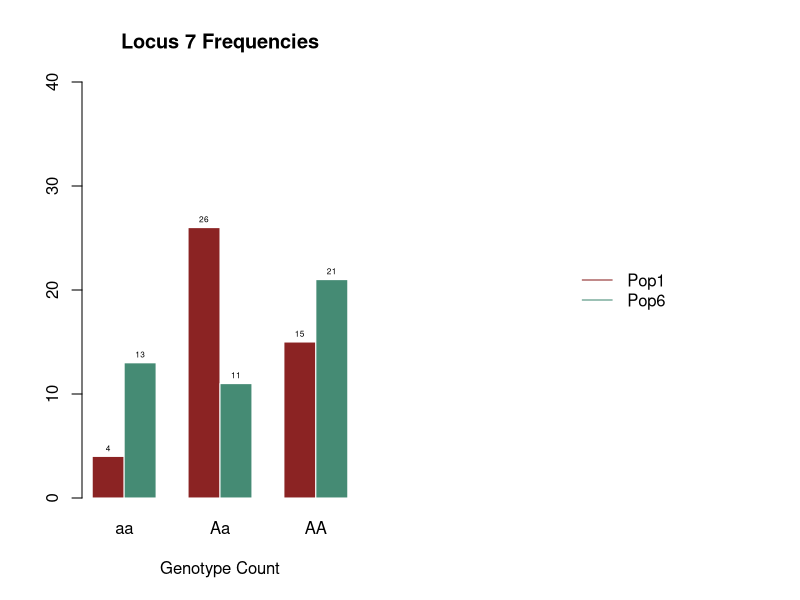
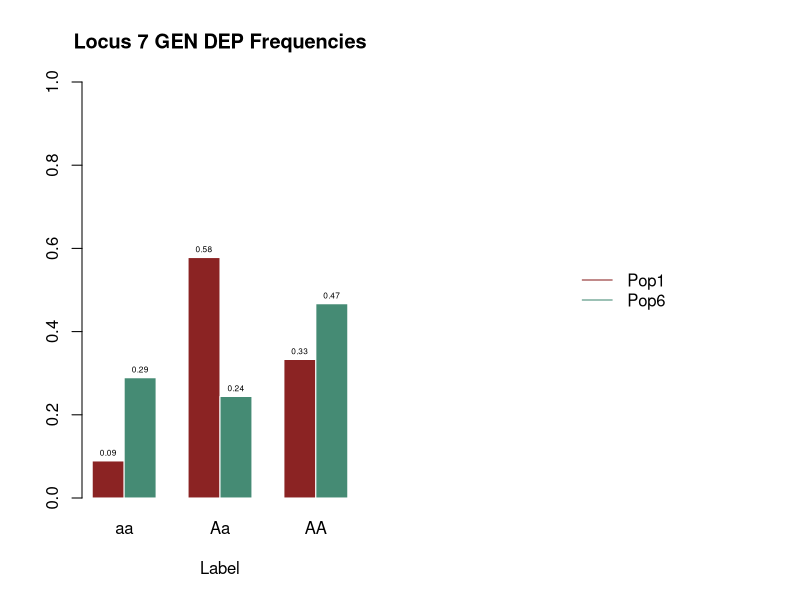
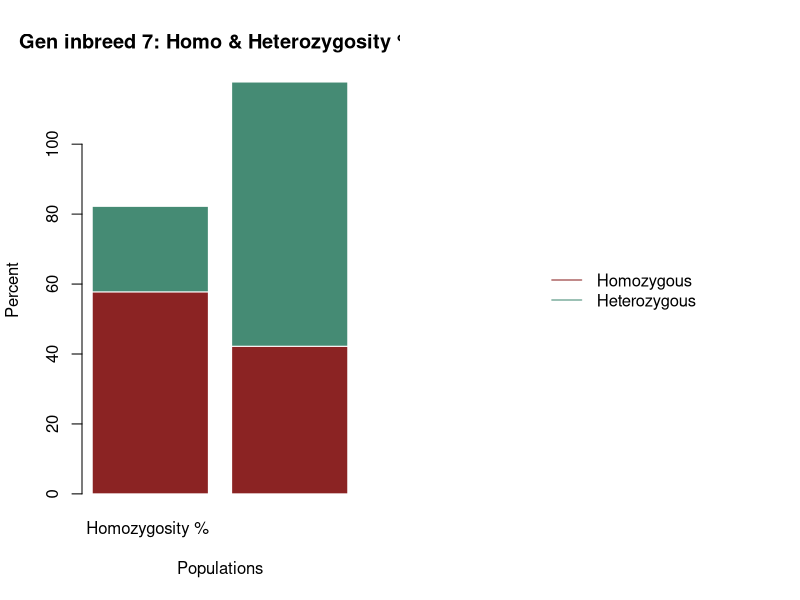

Recreate these plots in R, in order. (Note: this script raises an error after producing the figures.)
## ---- chunk 1
library(dplyr)
## ---- chunk 2
set.seed(123)
n_indv <- 45
n_loci <- 15
n_pop <- 3

## ---- chunk 3
#Population 1
p_1 <- 0.6
q_1 <- 1 - p_1
Pop_1 <- data.frame(matrix(sample(c("AA", "Aa", "aa"), size = n_indv * n_loci, replace = TRUE,prob = c(p_1^2, 2 * p_1 * q_1, q_1^2)),nrow = n_indv,ncol = n_loci))
rownames(Pop_1) <- paste0("Indv_A.", 1:n_indv)
colnames(Pop_1) <- paste0("Genotype_Locus", 1:n_loci)


#Population 2
p_2 <- 0.2
q_2 <- 1 - p_2

Pop_2 <- data.frame(matrix(sample(c("AA", "Aa", "aa"), size = n_indv * n_loci, replace = TRUE,prob = c(p_2^2, 2 * p_2 * q_2, q_2^2)),nrow = n_indv,ncol = n_loci))
rownames(Pop_2) <- paste0("Indv_B.", 1:n_indv)
colnames(Pop_2) <- paste0("Genotype_Locus", 1:n_loci)

#Population 3
p_3 <- 0.9
q_3 <- 1 - p_3
Pop_3 <- data.frame(matrix(sample(c("AA", "Aa", "aa"), size = n_indv * n_loci, replace = TRUE,prob = c(p_3^2, 2 * p_3 * q_3, q_3^2)),nrow = n_indv,ncol = n_loci))
rownames(Pop_3) <- paste0("Indv_C.", 1:n_indv)
colnames(Pop_3) <- paste0("Genotype_Locus", 1:n_loci)

#Population 4
p_4 <- 0.5
q_4 <- 1 - p_4
Pop_4 <- data.frame(matrix(sample(c("AA", "Aa", "aa"), size = n_indv * n_loci, replace = TRUE,prob = c(p_4^2, 2 * p_4 * q_4, q_4^2)),nrow = n_indv,ncol = n_loci))
rownames(Pop_4) <- paste0("Indv_D.", 1:n_indv)
colnames(Pop_4) <- paste0("Genotype_Locus", 1:n_loci)

#Population 5
p_5 <- 0.7
q_5 <- 1 - p_5
Pop_5 <- data.frame(matrix(sample(c("AA", "Aa", "aa"), size = n_indv * n_loci, replace = TRUE,prob = c(p_5^2, 2 * p_5 * q_5, q_5^2)),nrow = n_indv,ncol = n_loci))
rownames(Pop_5) <- paste0("Indv_E", 1:n_indv)
colnames(Pop_5) <- paste0("Genotype_Locus", 1:n_loci)

head(Pop_1)
head(Pop_2)
head(Pop_3)
head(Pop_4)
head(Pop_5)
## ---- chunk 4

sample(n_pop,3)
#Sampling populations 1, 2, & 3
sample(n_loci, 1)
#Sampling Locus 7
## ---- chunk 5
#Population 6: Mirrors Population 1 but shows consequences of inbreeding

#The inbreeding co-efficient  (F) is "The probability that an individual has two alleles at a locus that are identical by descent, ranging from 0 (non-inbred) to 1 (completely inbred). Since it reflects the degree of inbreeding in a population, it influences the frequency and homozygotes and heterozygotes."
#FIS: INBREEDING WITHIN A SINGLE SUB-POPULAITON

# Pedigree F = (sum) (1/2 ^ (n + n' + 1 )) * 1 + Fa
#Fa is the inbreeding coefficient of an ancestor and n and n' are the number of generations from each parent to the common ancestor.

#F(ROH) is the genomic F; which is obtained by assessing runs of homozygosity. Actual autozygosty can vary to a wider degree than the pedigree expected average. 
#Offspring of self-fertilization F = 0.50. 
#Offspring of full-siblings or parent-offspring F = 0.25
#Offspring of half-siblings F = 0.125(1-F)
#Offspring of first cousings F = 0.0625 
#Negative Assortive mating results in a negative Fis value which increases heterozygosity 
#Genetic drift or inbreednig effect of small populations shows that all individuals of a small population eventually become related over time, which increases the population's average Fst, leading to a gradual loss of heterozygosity. 


#Introducing the F-value within the genotype (?) frequency equation looks like: 
#Since inbreeding redistributes genotypes, allele frequencies themselves do not change. 
#Homo A' = p^2 + pF (or, p^2 + pqF)
#homo A = q^2 + pqF
#heterozygote: 2pq(1-F)
F_valuesP6 <- c(0.0625, 0.125, 0.25, 0.5)
F_p6 <- sample(F_valuesP6, 1)
F_p6
F_p6 <- 0.5
p_6 <- 0.6 
q_6 <- 1 - p_6 
Pop_6 <- data.frame(matrix(sample(c("AA", "Aa", "aa"), size = n_indv * n_loci, replace = TRUE,prob = c(p_6^2, ((2 * p_6 * q_6) * (1 - F_p6)), q_6^2)),nrow = n_indv, ncol = n_loci)) 
rownames(Pop_6) <- paste0("Indv_F.", 1:n_indv) 
colnames(Pop_6) <- paste0("Genotype_Locus", 1:n_loci)
Pop_6





#Population 7: Mirrors Population 2 but shows consequences of genetic drift after x generations
#FST: INBREEDING BETWEEN SUBPOPULATIONS
#FIT: INBREEDING ACROSS THE WHOLE POPULATION

#Heterozygous affect 2(pq)(1-Fst)
#pq in above equations have little hats, basically the same as population 6's equation but fashionable
#values of 0.00-0.05 show little to no drift. There is high gene flow
#values of 0.05-0.15 show moderate, ongoing genetic drift in partially isolated subpopulations with limited gene flow
#values of 0.15-0.25 shows strong genetic drift and polonged isolation; sub-populations have noticably diverged in allele frequencies
#values greater then 0.25 show severe-drift or near coplete isolation. Subpopulations are approachinng fixation for different alleles (FST = 1.0 for complete fixation)

F_values_P7 <- c(0.05, 0.10, 0.15, 0.20, 0.25)
Fst_p7 <- sample(F_values_P7, 1)
Fst_p7
#calculate p hat and q hat...
p_7 <- 0.2
q_7 <- 1 - p_7
Pop_7 <- data.frame(matrix(sample(c("AA", "Aa", "aa"), size = n_indv * n_loci, replace = TRUE,prob = c(p_7^2, ((2 * p_7 * q_7) * (1 - F)), q_7^2)),nrow = n_indv,ncol = n_loci)) 
rownames(Pop_7) <- paste0("Indv_G.", 1:n_indv) 
colnames(Pop_7) <- paste0("Genotype_Locus", 1:n_loci)  
Pop_7

#Population 8: Mirrors Population 3 but shows consequences of fixation 

F_values_P8 <- c(0.25, 0.35, 0.45, 0.55, 0.65, 0.75, 0.85, 0.95)
Fst_p8 <- sample(F_values_P8, 1)
Fst_p8
#need to calculate pq hat from pop3
p_8 <- 0.9
q_8 <- 1 - p_8
Pop_8 <- data.frame(matrix(sample(c("AA", "Aa", "aa"), size = n_indv * n_loci, replace = TRUE,prob = c(p_8^2, 2 * p_8 * q_8, q_8^2)),nrow = n_indv,ncol = n_loci)) 
rownames(Pop_8) <- paste0("Indv_H.", 1:n_indv) 
colnames(Pop_8) <- paste0("Genotype_Locus", 1:n_loci)   


## ---- chunk 6
#Binding genotype counts per (original) population

#Testing locus 7 at populations 1, 2, 3 

#genetic depression
gd_locus7 <- rbind(table(Pop_1$Genotype_Locus7), table(Pop_6$Genotype_Locus7))
rownames(gd_locus7) <- c("Pop_1", "Pop_6")

#genetic drift
gdf_locus7 <- rbind(table(Pop_2$Genotype_Locus7), table(Pop_7$Genotype_Locus7))
rownames(gdf_locus7) <- c("Pop_2", "Pop_7")

#allele fixation
afx_locus7 <- rbind(table(Pop_3$Genotype_Locus7), table(Pop_8$Genotype_Locus7))
rownames(afx_locus7) <- c("Pop_3", "Pop_8")

#Checking tables

gd_locus7

gdf_locus7

afx_locus7
## ---- chunk 7
#Defining frequencies for Locus 7 
#Genetic Depression
#population 1
fq_gdP1 <- gd_locus7[1,]/ sum(gd_locus7[1,])
fq_gdP1 <- round(fq_gdP1, digits = 3)



#Population 6
fq_gdP6 <- gd_locus7[2,] / sum(gd_locus7[2,])
fq_gdP6 <- round(fq_gdP6, digits = 3)

fq_gdP6


fq_GD <- rbind(fq_gdP1, fq_gdP6)
fq_GD

#Genetic Drift
#Population 2

fq_gdfP2 <- gdf_locus7[1,] / sum(gdf_locus7[1,])
fq_gdfP2 <- round(fq_gdfP2, digits = 3)

fq_gdfP2


#Population 7
fq_gdfP7 <- gdf_locus7[2,] / sum(gdf_locus7[2,])
fq_gdfP7 <- round(fq_gdfP7, digits = 3)

fq_gdfP7

fq_GDF <- rbind(fq_gdfP2, fq_gdfP7)
fq_GDF

dim(fq_GDF)
  
#Fixation
#Population 3
fq_afxP3 <-  afx_locus7[1,] / afx_locus7[1,]
fq_afxP3 <- round(fq_afxP3, digits = 3)

fq_afxP3

#Population 8
fq_afxP8 <-  afx_locus7[2,] / afx_locus7[2,]
afx_gcP8 <- round(fq_afxP8, digits = 5)

fq_afxP8

fq_AFX <- rbind(fq_afxP3, fq_afxP8)
fq_AFX
## ---- chunk 8
#Homozygosity & Heterozygosity percentages

#Genetic Inbreeding
HMP1L7 <- sum(gd_locus7[1,1] + gd_locus7[1,3]) / sum(gd_locus7[1,]) * 100
HTP1L7 <- 100 - HMP1L7
HMP1L7
HTP1L7

HMP6L7 <- sum(gd_locus7[2,1] + gd_locus7[2,3]) / sum(gd_locus7[2,]) * 100
HTP6L7 <- 100 - HMP6L7
HMP6L7
HTP6L7

GD_HTL7 <- c(HTP1L7, HTP6L7)
GD_HTL7 <- round(GD_HTL7, digits = 3)
GD_HTL7

GD_HML7 <- c(HMP1L7, HMP6L7)
GD_HML7 <- round(GD_HML7, digits = 3)
GD_HML7

T_GD_HTL7 <- cbind(GD_HTL7, GD_HML7)

rownames(T_GD_HTL7) <- c("Pop_1", "Pop_6")
colnames(T_GD_HTL7) <- c("Homozygosity % ", "Heterozygosity %")
T_GD_HTL7


#Genetic Drift

HMP2L7 <-  sum(gdf_locus7[1,1] + gdf_locus7[1,3]) / sum(gdf_locus7[1,]) * 100
HTP2L7 <- 100 - HMP2L7
HMP2L7
HTP2L7

HMP7L7<-  sum(gdf_locus7[2,1] + gdf_locus7[2,3]) / sum(gdf_locus7[2,]) * 100
HTP7L7 <- 100 - HMP7L7
HTP7L7
HMP7L7

GDF_HTL7 <- c(HTP2L7, HTP7L7)
GDF_HTL7 <- round(GDF_HTL7, digits = 3)


GDF_HML7 <- c(HMP1L7, HMP7L7)
GDF_HML7 <- round(GDF_HML7, digits = 3)

T_GDF_HTL7 <- cbind(GDF_HTL7, GDF_HML7)

rownames(T_GDF_HTL7) <- c("Pop_2", "Pop_7")
colnames(T_GDF_HTL7) <- c("Homozygosity % ", "Heterozygosity %")
T_GDF_HTL7

#Allele Fixation
HMP3L7 <-  sum(0 + afx_locus7[1,2]) / sum(afx_locus7[1,]) * 100
HTP3L7 <- 100 - HMP3L7
HMP3L7
HTP3L7

HMP8L7<-  sum(0 + afx_locus7[2,2]) / sum(gd_locus7[2,]) * 100
HTP8L7 <- 100 - HMP8L7
HTP8L7
HMP8L7


AFX_HTL7 <- c(HTP3L7, HTP8L7)
AFX_HTL7 <- round(AFX_HTL7, digits = 3)


AFX_HML7 <- c(HMP3L7, HMP8L7)
AFX_HML7 <- round(AFX_HML7, digits = 3)



T_AFX_HTL7 <- cbind(AFX_HTL7, AFX_HML7)

rownames(T_AFX_HTL7) <- c("Pop_3", "Pop_8")
colnames(T_AFX_HTL7) <- c("Homozygosity % ", "Heterozygosity %")
T_AFX_HTL7


#colnames(RBHHL3) <- c("Pop_1", "Pop_2", "Pop_3")
#rownames(RBHHL3) <- c("Homozygosity % ", "Heterozygosity %")
#RBHHL3
#RBHHL3.1
## ---- chunk 9



#Expected allele frequencies

#Population 1

E_P1L7 <- c(p =  (2 * p_1 * q_1) / (2 * n_indv))
E_P1L7 <- round(E_P1L7, digits = 3)
E_P1L7
E_Q1L7 <- c( 1 - E_P1L7)
E_Q1L7 <- round(E_Q1L7, digits = 3)
E_Q1L7


#Population 6

E_P6L7 <- c(p =  (2 * p_6 * q_6) / (2 * n_indv))
E_P6L7 <- round(E_P1L7, digits = 3)
E_P6L7
E_Q6L7 <- c( 1 - E_P1L7)
E_Q6L7 <- round(E_Q1L7, digits = 3)
E_Q6L7

#diff
DEP_GD <- sum(E_P1L7 - E_P6L7)
DEQ_GD <- sum(E_Q1L7 - E_Q6L7)

#Comparision
GDEAFL7 <- cbind(E_P1L7, E_P6L7,DEP_GD, E_Q1L7, E_Q6L7, DEQ_GD)
GDEAFL7



#Population 2
E_P2L7 <- c(p =  (2 * p_2 * q_2) / (2 * n_indv))
E_P2L7 <- round(E_P2L7, digits = 3)
E_P2L7
E_Q2L7 <- c( 1 - E_P2L7)
E_Q2L7 <- round(E_Q2L7, digits = 3)
E_Q2L7


#Population 7
E_P7L7 <- c(p =  (2 * p_2 * q_2) / (2 * n_indv))
E_P7L7 <- round(E_P2L7, digits = 3)
E_P7L7
E_Q7L7 <- c( 1 - E_P2L7)
E_Q7L7 <- round(E_Q2L7, digits = 3)
E_Q7L7

#diff
DEP_GDF <- sum(E_P2L7 - E_P7L7)
DEQ_GDF <- sum(E_Q2L7 - E_Q7L7)

#Comparision
GDF_EAFL7 <- cbind(E_P2L7, E_P7L7,DEP_GDF, E_Q2L7, E_Q7L7, DEQ_GDF)
GDF_EAFL7

#Population 3
E_P3L7 <- c(p =  (2 * p_3 * q_3) / (2 * n_indv))
E_P3L7 <- round(E_P3L7, digits = 3)
E_P3L7
E_Q3L7 <- c( 1 - E_P3L7)
E_Q3L7 <- round(E_Q3L7, digits = 3)
E_Q3L7

#Population 8
E_P8L7 <- c(p =  (2 * p_3 * q_3) / (2 * n_indv))
E_P8L7 <- round(E_P3L7, digits = 3)
E_P8L7
E_Q8L7 <- c( 1 - E_P3L7)
E_Q8L7 <- round(E_Q3L7, digits = 3)
E_Q8L7

#diff
DEP_AFX <- sum(E_P3L7 - E_P8L7)
DEQ_AFX <- sum(E_Q3L7 - E_Q8L7)

#Comparision
AFX_EAFL7 <- cbind(E_P3L7, E_P8L7,DEP_AFX, E_Q3L7, E_Q8L7, DEQ_AFX)
AFX_EAFL7



#Observed allele frequencies at each sampled population: L7

#Population 1

O_P1L7 <- c(p2o =  2 * (fq_GD[1,1] + fq_GD[1,3]) / (2 * n_indv))
O_P1L7 <- round(O_P1L7, digits = 3)
O_P1L7
O_Q1L7 <-c( 1 - O_P1L7 )
O_Q1L7 <- round(O_Q1L7, digits = 3)
O_Q1L7

#Population 6

O_P6L7 <- c(p2o =  2 * (fq_GD[2,1] + fq_GD[2,3]) / (2 * n_indv))
O_P6L7 <- round(O_P6L7, digits = 3)
O_P6L7
O_Q6L7 <-c( 1 - O_P6L7 )
O_Q6L7 <- round(O_Q6L7, digits = 3)
O_Q6L7

#diff
DOP_GD <- sum(O_P1L7 - O_P6L7)
DOQ_GD <- sum(O_Q1L7 - O_Q6L7)

#Comparision
GD_OAFL7 <- cbind(O_P1L7, O_P6L7,DOP_GD, O_Q1L7, O_Q6L7, DOQ_GD)
GD_OAFL7


#Population 2

O_P2L7 <- c(p2o =  2 * (fq_GDF[1,1] + fq_GDF[1,3]) / (2 * n_indv))
O_P2L7 <- round(O_P2L7, digits = 3)
O_P2L7
O_Q2L7 <-c( 1 - O_P2L7 )
O_Q2L7 <- round(O_Q2L7, digits = 3)
O_Q2L7

#Population 7

O_P7L7 <- c(p2o =  2 * (fq_GDF[2,1] + fq_GDF[2,3]) / (2 * n_indv))
O_P7L7 <- round(O_P7L7, digits = 3)
O_P7L7
O_Q7L7 <-c( 1 - O_P7L7 )
O_Q7L7 <- round(O_Q7L7, digits = 3)

#diff
DOP_GDF <- sum(O_P2L7 - O_P7L7)
DOQ_GDF <- sum(O_Q2L7 - O_Q7L7)

#Comparision
GDF_OAFL7 <- cbind(O_P2L7, O_P7L7,DOP_GDF, O_Q2L7, O_Q7L7, DOQ_GD)
GDF_OAFL7

#Population 3

O_P3L7 <- c(p3o =  2 * (fq_AFX[1,1] + fq_AFX[1,2]) / (2 * n_indv))
O_P3L7 <- round(O_P3L7, digits = 3)
O_P3L7
O_Q3L7 <-c( 1 - O_P3L7 )
O_Q3L7 <- round(O_Q3L7, digits = 3)
O_Q3L7

#Population 8

O_P8L7 <- c(p2o =  2 * (fq_AFX[2,1] + fq_AFX[2,2]) / (2 * n_indv))
O_P8L7 <- round(O_P8L7, digits = 3)
O_P8L7
O_Q8L7 <-c( 1 - O_P8L7 )
O_Q8L7 <- round(O_Q8L7, digits = 3)
O_Q8L7

#diff
DOP_AFX <- sum(O_P3L7 - O_P8L7)
DOQ_AFX <- sum(O_Q3L7 - O_Q8L7)

#Comparision
AFX_OAFL7 <- cbind(O_P3L7, O_P8L7,DOP_GD, O_Q3L7, O_Q8L7, DOQ_GD)
AFX_OAFL7



#AEPFL3 <- cbind(E_P2L3, E_P3L3, E_P4L3)
#AEQFL3 <- cbind(E_Q2L3, E_Q3L3, E_Q4L3)

#AEAFL3 <- rbind(AEPFL3, AEQFL3)
#colnames(AEAFL3) <- c("Population 2", "Population 3", "Population 4")
#rownames(AEAFL3) <- c("P Frequency", "Q Frequency")
#AEAFL3
## ---- chunk 10
#Expected at each population for Locus 7

#For populations 1

EHZP1L7 <- c(Aa =  2 * p_1 * q_1)
EHZP1L7 

#Population 6
EHZP6L7 <- c(Aa =  2 * p_6 * q_6)
EHZP6L7 

#For populations 2 

EHZP2L7 <- c(Aa =  2 * p_2 * q_2)
EHZP2L7 

#For population 7
EHZP7L7 <- c(Aa =  2 * p_7 * q_7)
EHZP7L7 


#For populations 3

EHZP3L7 <- c(Aa =  2 * p_3 * q_3)
EHZP3L7 

#For population 8
EHZP8L7 <- c(Aa =  2 * p_8 * q_8)
EHZP8L7 

#AEHZL7 <- rbind(EHZP1L7, EHZP2L7, EHZP3L7)

#AEHZL7


#Observed
#Population 1

OHZP1L7 <- c(Aa =  fq_GD[1,2])
OHZP1L7 

#Population 6

OHZP6L7 <- c(Aa =  fq_GD[2,2])
OHZP6L7 

#Population 2
OHZP2L7 <- c(Aa =  fq_GDF[1,2])
OHZP2L7 

#Population 7
OHZP7L7 <- c(Aa =  fq_GDF[2,2])
OHZP7L7 

#Population 3
OHZP3L7 <- c(Aa =  fq_AFX[1,2])
OHZP3L7 

#Population 8

OHZP8L7 <- c(Aa =  fq_AFX[2,2])
OHZP8L7 

#Inbreeding
AOHZGDL7 <- rbind(OHZP1L7, OHZP3L7)
AOHZGDL7

#Drift
AOHZGDFL7 <- rbind(OHZP2L7, OHZP6L7)
AOHZGDFL7

#Fixation

AOHZAFXL7 <- rbind(OHZP3L7, OHZP6L7)
AOHZAFXL7
fq_AFX
## ---- chunk 11
#FIs = Ho - He / He or something
#yeah booooyyyyy


#Population 1
GD_FP1 <- ((OHZP1L7 - EHZP1L7)/EHZP1L7)

#Population 6
GD_FP6 <- ((OHZP6L7 - EHZP6L7)/EHZP6L7)

#Comparison Table
GD_FC <- data.frame(rbind(GD_FP1, GD_FP6))
GD_FC <- round(GD_FC, digits = 3)
rownames(GD_FC) <- c("Pop 1", "Pop 6")
colnames(GD_FC) <- paste0("F-value")
GD_FC

#Population 2
GDF_FP2 <- ((OHZP2L7 - EHZP2L7)/EHZP2L7)

#Population 7
GDF_FP7 <- ((OHZP7L7 - EHZP7L7)/EHZP7L7)

#Comparison
GDF_FC <- data.frame(rbind(GDF_FP2, GDF_FP7))
GDF_FC <- round(GDF_FC, digits = 3)
rownames(GDF_FC) <- c("Pop 2", "Pop 7")
colnames(GDF_FC) <- paste0("F-value")
GDF_FC


#Population 3
GD_FP3 <- ((OHZP3L7 - EHZP3L7)/EHZP3L7)

#Population 8
GD_FP8 <- ((OHZP8L7 - EHZP8L7)/EHZP8L7)

#Comparison
AFX_FC <- data.frame(rbind(GD_FP3, GD_FP8))
AFX_FC <- round(AFX_FC, digits = 3)
rownames(AFX_FC) <- c("Pop 3", "Pop 8")
colnames(AFX_FC) <- paste0("F-value")
AFX_FC
## ---- chunk 12
 ###
## ---- chunk 13
#Grouped Graphs for Genotype Counts

#Genetic Depression: Populations 1 & 6
par(mfrow = c(1,2))

ylimgc <- c(0, 40)
gd_locus7R <- round(gd_locus7, digits = 2)

SPGCL3 <- barplot(gd_locus7, col=colors()[c(36, 12)], border = "white", font.axis = 1, beside = T, xlab="Genotype Count", main = "Locus 7 Frequencies", font.lab=1, ylim = ylimgc)
colnames(SPGCL3) <- c("aa", "Aa", "AA")
text(x = SPGCL3, y = gd_locus7, labels = gd_locus7R, adj = c(.5, -0.75), cex = .5, col = "black")

plot.new()
legend("center", legend = c("Pop1", "Pop6"), col = colors()[c(36, 12, 55)], lty = 1, bty = "n")
## ---- chunk 14
#Grouped Graphs for Genotype Frequencies
par(mfrow = c(1,2))

ylimfq <- c(0, 1)
fq_GDR <- round(fq_GD, digits = 2)

SPGFL7 <- barplot(fq_GD, col=colors()[c(36, 12)], border = "white", font.axis = 1, beside = T, xlab="Label", main = "Locus 7 GEN DEP Frequencies", font.lab= 1, ylim = ylimfq)
colnames(SPGFL7) <- c("aa", "Aa", "AA")
text(x = SPGFL7, y = fq_GD, labels = fq_GDR, adj = c(.5, -0.75), cex = .5, col = "black")

plot.new()
legend("center", legend = c("Pop1", "Pop6"), col = colors()[c(36, 12)], lty = 1, bty = "n")

## ---- chunk 15
par(mfrow = c(1,2))

SPHHL7 <- barplot(T_GD_HTL7, col=colors()[c(36,12)], border = "white", font.axis = 1, ylab = "Percent", xlab = "Populations", main = "Gen inbreed 7: Homo & Heterozygosity % ", font.lab = 1) 
text(x = T_GD_HTL7, y = T_GD_HTL7, labels = T_GD_HTL7, adj = c(.5, -0.5), cex = .5, col = "black")


plot.new()
legend("center", legend = c("Homozygous", "Heterozygous"), col = colors()[c(36, 12)], lty = 1, bty = "n")
## ---- chunk 16
par(mfrow = c(1,2))
ylimfqh <- c(0, 1.1)

EAFBP <- barplot(AEAFL3, col=colors()[c(36, 12, 55)], border = "white", font.axis = 1, beside = T, xlab="Expected AF Locus3", font.lab=1, ylim = ylimfqh)
#rownames(AEAFL11) <- c("P_p2", "QP2", "P_P3", "QP3", "P_P4", "QP4")
text(x = EAFBP, y = AEAFL3, labels = AEAFL3, adj = c(.5, -0.5), cex = .75, col = "black")

plot.new()
legend("center", legend = c("Pop2", "Pop3", "Pop4"), col = colors()[c(36, 12, 55)], lty = 1, bty = "n")

par(mfrow = c(1,2))
OAFBP <- barplot(AOAFL3, col=colors()[c(36, 12, 55)], border = "white", font.axis = 1, beside = T, xlab="ObsvLocus3_Hohz", font.lab=1, ylim = ylimfqh)
#rownames(AOAFL11) <- c("Pop2", "Pop3", "Pop4")
text(x = OAFBP, y = AOAFL3, labels = AOAFL3, adj = c(.5, -0.5), cex = .75, col = "black")


plot.new()
legend("center", legend = c("Pop2", "Pop3", "Pop4"), col = colors()[c(36, 12, 55)], lty = 1, bty = "n")
## ---- chunk 17

par(mfrow = c(1,3))
ylimfqh <- c(0, 0.6)

EHZBP <- barplot(AEHZL3, col=colors()[c(36, 12, 55)], border = "white", font.axis = 1, beside = T, xlab="ExpectedLocus3_hz", font.lab=1, ylim = ylimfqh)
rownames(AEHZL3) <- c("Pop1", "Pop2", "Pop3")
text(x = EHZBP, y = AEHZL3, labels = AEHZL3, adj = c(.5, -0.5), cex = .75, col = "black")

OHZBP <- barplot(AOHZL3, col=colors()[c(36, 12, 55)], border = "white", font.axis = 1, beside = T, xlab="ObsvLocus3_Hohz", font.lab=1, ylim = ylimfqh)
rownames(AOHZL3) <- c("Pop1", "Pop2", "Pop3")
text(x = OHZBP, y = AOHZL3, labels = AOHZL3, adj = c(.5, -0.5), cex = .75, col = "black")


plot.new()
legend("center", legend = c("Pop1", "Pop2", "Pop3"), col = colors()[c(36, 12, 55)], lty = 1, bty = "n")
## ---- chunk 18
#par(mfrow = c(1,3))
#boxplot(x)
## ---- chunk 19
#stats...
